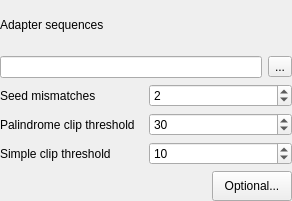
<?xml version="1.0" encoding="UTF-8"?>
<ui version="4.0">
 <class>IlluminaClipSettingsWidget</class>
 <widget class="QWidget" name="IlluminaClipSettingsWidget">
  <property name="geometry">
   <rect>
    <x>0</x>
    <y>0</y>
    <width>292</width>
    <height>201</height>
   </rect>
  </property>
  <property name="windowTitle">
   <string>Form</string>
  </property>
  <layout class="QVBoxLayout" name="verticalLayout_4">
   <property name="sizeConstraint">
    <enum>QLayout::SetMinAndMaxSize</enum>
   </property>
   <property name="leftMargin">
    <number>0</number>
   </property>
   <property name="topMargin">
    <number>0</number>
   </property>
   <property name="rightMargin">
    <number>0</number>
   </property>
   <property name="bottomMargin">
    <number>0</number>
   </property>
   <item>
    <layout class="QVBoxLayout" name="verticalLayout_2">
     <property name="sizeConstraint">
      <enum>QLayout::SetMinAndMaxSize</enum>
     </property>
     <property name="topMargin">
      <number>0</number>
     </property>
     <item>
      <widget class="QLabel" name="label">
       <property name="enabled">
        <bool>true</bool>
       </property>
       <property name="toolTip">
        <string>A FASTA file with the adapter sequences. Files for TruSeq2 (GAII machines), TruSeq3 (HiSeq and MiSeq machines) and Nextera kits for SE and PE reads are now available by default. The naming of the various sequences within the specified file determines how they are used.</string>
       </property>
       <property name="text">
        <string>Adapter sequences</string>
       </property>
      </widget>
     </item>
     <item>
      <layout class="QHBoxLayout" name="horizontalLayout">
       <property name="sizeConstraint">
        <enum>QLayout::SetMinAndMaxSize</enum>
       </property>
       <item>
        <widget class="QLineEdit" name="fileName">
         <property name="toolTip">
          <string>A FASTA file with the adapter sequences. Files for TruSeq2 (GAII machines), TruSeq3 (HiSeq and MiSeq machines) and Nextera kits for SE and PE reads are now available by default. The naming of the various sequences within the specified file determines how they are used.</string>
         </property>
        </widget>
       </item>
       <item>
        <widget class="QToolButton" name="tbBrowse">
         <property name="toolTip">
          <string>A FASTA file with the adapter sequences. Files for TruSeq2 (GAII machines), TruSeq3 (HiSeq and MiSeq machines) and Nextera kits for SE and PE reads are now available by default. The naming of the various sequences within the specified file determines how they are used.</string>
         </property>
         <property name="text">
          <string>...</string>
         </property>
        </widget>
       </item>
      </layout>
     </item>
    </layout>
   </item>
   <item>
    <layout class="QGridLayout" name="gridLayout">
     <property name="sizeConstraint">
      <enum>QLayout::SetMinAndMaxSize</enum>
     </property>
     <item row="0" column="0">
      <widget class="QLabel" name="label_2">
       <property name="toolTip">
        <string>The maximum mismatch count in short sections which will still allow a full match to be performed.</string>
       </property>
       <property name="text">
        <string>Seed mismatches</string>
       </property>
      </widget>
     </item>
     <item row="0" column="1">
      <widget class="QSpinBox" name="mismatches">
       <property name="toolTip">
        <string>The maximum mismatch count in short sections which will still allow a full match to be performed.</string>
       </property>
       <property name="maximum">
        <number>2147483647</number>
       </property>
       <property name="value">
        <number>2</number>
       </property>
      </widget>
     </item>
     <item row="1" column="0">
      <widget class="QLabel" name="palindromeLabel">
       <property name="toolTip">
        <string>&lt;html&gt;&lt;head/&gt;&lt;body&gt;&lt;p&gt;A threshold for palindrome alignment mode. For palindromic matches, a longer alignment is possible. Therefore the threshold can be in the range of 30. Even though this threshold is very high (requiring a match of almost 50 bases) Trimmomatic is still able to identify very, very short adapter fragments.&lt;/p&gt;&lt;/body&gt;&lt;/html&gt;</string>
       </property>
       <property name="text">
        <string>Palindrome clip threshold</string>
       </property>
      </widget>
     </item>
     <item row="1" column="1">
      <widget class="QSpinBox" name="palindromeThreshold">
       <property name="toolTip">
        <string>&lt;html&gt;&lt;head/&gt;&lt;body&gt;&lt;p&gt;A threshold for palindrome alignment mode. For palindromic matches, a longer alignment is possible. Therefore the threshold can be in the range of 30. Even though this threshold is very high (requiring a match of almost 50 bases) Trimmomatic is still able to identify very, very short adapter fragments.&lt;/p&gt;&lt;/body&gt;&lt;/html&gt;</string>
       </property>
       <property name="minimum">
        <number>1</number>
       </property>
       <property name="maximum">
        <number>2147483647</number>
       </property>
       <property name="singleStep">
        <number>1</number>
       </property>
       <property name="value">
        <number>30</number>
       </property>
      </widget>
     </item>
     <item row="2" column="0">
      <widget class="QLabel" name="simpleLabel">
       <property name="toolTip">
        <string>&lt;html&gt;&lt;head/&gt;&lt;body&gt;&lt;p&gt;A threshold for simple alignment mode. Values between 7 and 15 are recommended. A perfect match of a 12 base sequence will score just over 7, while 25 bases are needed to score 15.&lt;/p&gt;&lt;/body&gt;&lt;/html&gt;</string>
       </property>
       <property name="text">
        <string>Simple clip threshold</string>
       </property>
      </widget>
     </item>
     <item row="2" column="1">
      <widget class="QSpinBox" name="simpleThreshold">
       <property name="toolTip">
        <string>&lt;html&gt;&lt;head/&gt;&lt;body&gt;&lt;p&gt;A threshold for simple alignment mode. Values between 7 and 15 are recommended. A perfect match of a 12 base sequence will score just over 7, while 25 bases are needed to score 15.&lt;/p&gt;&lt;/body&gt;&lt;/html&gt;</string>
       </property>
       <property name="minimum">
        <number>1</number>
       </property>
       <property name="maximum">
        <number>2147483647</number>
       </property>
       <property name="value">
        <number>10</number>
       </property>
      </widget>
     </item>
    </layout>
   </item>
   <item>
    <layout class="QHBoxLayout" name="horizontalLayout_3">
     <property name="sizeConstraint">
      <enum>QLayout::SetMinAndMaxSize</enum>
     </property>
     <item>
      <spacer name="horizontalSpacer_4">
       <property name="orientation">
        <enum>Qt::Horizontal</enum>
       </property>
       <property name="sizeHint" stdset="0">
        <size>
         <width>178</width>
         <height>25</height>
        </size>
       </property>
      </spacer>
     </item>
     <item>
      <widget class="QPushButton" name="pushButton">
       <property name="minimumSize">
        <size>
         <width>80</width>
         <height>30</height>
        </size>
       </property>
       <property name="text">
        <string>Optional...</string>
       </property>
      </widget>
     </item>
    </layout>
   </item>
  </layout>
 </widget>
 <resources/>
 <connections/>
</ui>
